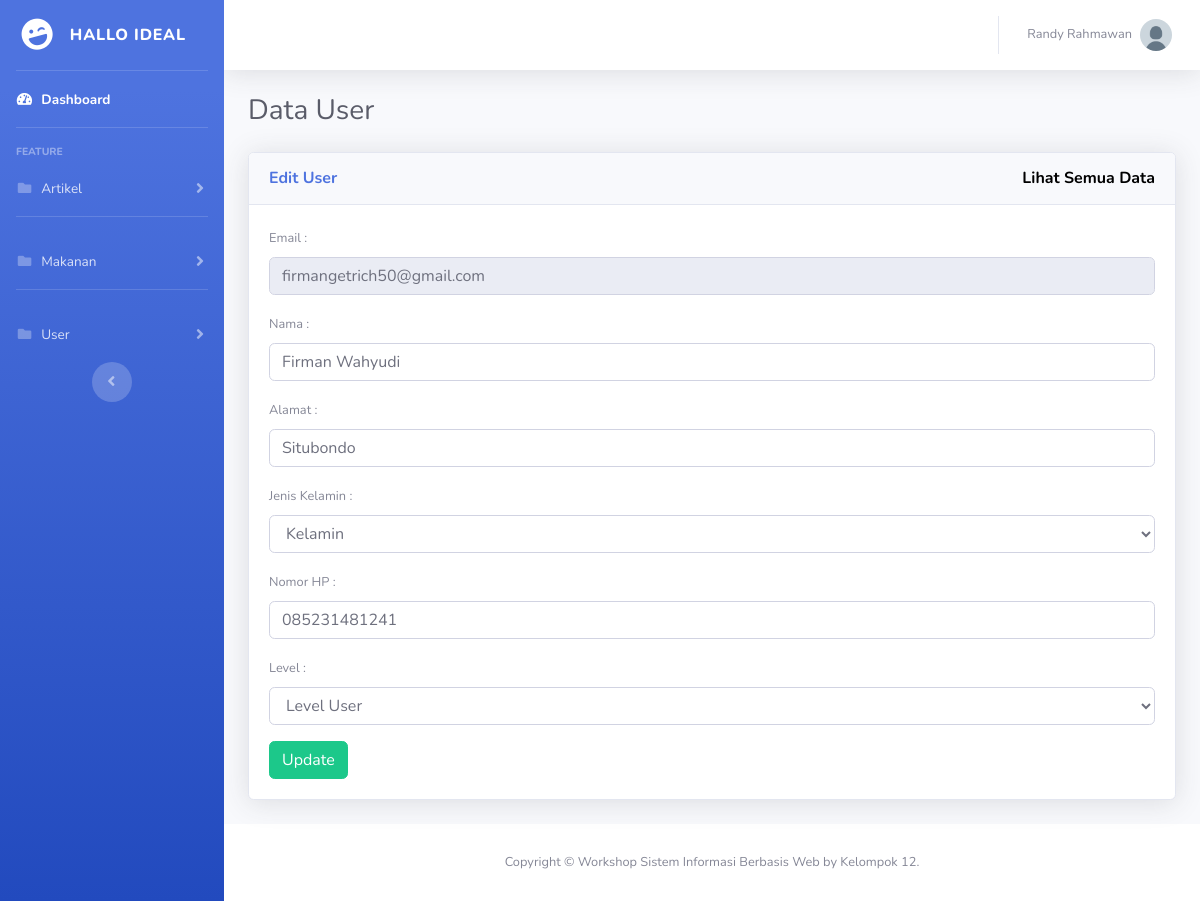
The app's page /admin/user_edit.php?id=2 (signed in) with its own data.
### tables this page shows
CREATE TABLE `tb_user` (
  `id_user` int(2) NOT NULL,
  `foto` varchar(225) DEFAULT NULL,
  `nama` varchar(60) DEFAULT NULL,
  `alamat` varchar(50) DEFAULT NULL,
  `kelamin` varchar(20) DEFAULT NULL,
  `nohp` varchar(15) DEFAULT NULL,
  `password` varchar(32) DEFAULT NULL,
  `email` varchar(32) DEFAULT NULL,
  `id_level` int(2) DEFAULT NULL
);

### admin/user_edit.php (the view, shortened to what this page needs)
<?php include '../include/header.php'; ?>
		<div class="container-fluid">
          <div class="d-sm-flex align-items-cnter justify-content-between mb-4">
            <h1 class="h3 mb-0 text-gray-800">Data User</h1>
            <?php
                include 'koneksi.php';
                $id = $_GET['id'];
                $query = mysqli_query($koneksi,"SELECT * FROM tb_user WHERE id_user = '$id'");
             ?>
          </div>
          <div class="row">
                <div class="col-xl-12 col-lg-7">
                        <?php while ($array = mysqli_fetch_array($query)) { ?>
                    <div class="card shadow mb-4">
                        <div class="card-header py-3">
                          <h6 class="m-0 font-weight-bold text-primary">Edit User <a href="user.php" class="tombol"> Lihat Semua Data </a></h6>
                        </div>
                        <div class="card-body">
                            <form action="user_update.php" method="POST">
                                <div class="form-group">
                                    <label><small>Email :</small></label>
                                    <input type="email" class="form-control form-control-user" name="email" id="email" placeholder="Email" required value="<?php echo $array['email']; ?>" readonly>
                                </div>
                                <div class="form-group">
                                    <label><small>Nama :</small></label>
                                    <input type="text" class="form-control form-control-user" name="nama" id="nama" placeholder="Nama" required value="<?php echo $array['nama']; ?>">
                                </div>
                                <div class="form-group">
                                    <label><small>Alamat :</small></label>
                                    <input type="text" class="form-control form-control-user" name="alamat" id="alamat" placeholder="Alamat" required value="<?php echo $array['alamat']; ?>">
                                </div>
                                <div class="form-group">
                                    <label><small>Jenis Kelamin :</small></label>
                                    <select class="form-control form-control-user" name="kelamin">
                                        <option>Kelamin</option>
                                    </select>
                                </div>
                                <div class="form-group">
                                    <label><small>Nomor HP :</small></label>
                                    <input type="number" class="form-control form-control-user" name="nohp" id="nohp" placeholder="Nomor Handphone" required value="<?php echo $array['nohp']; ?>">
                                </div>
                                <div class="form-group">
                                    <label><small>Level :</small></label>
                                    <select class="form-control form-control-user" name="level">
                                        <option>Level User</option>
                                    </select>
                                </div>
                                <button type="submit" class="btn btn-success" name="update">Update</button>
                            </form>
                        </div>
                    </div>
                    <?php } ?>
                </div>
            </div>
        </div>
<?php include '../include/footer.php'; ?>

### include/header.php (shortened to what this page needs)
<?php
   $id_user = $_SESSION['user_id'];
   include '../koneksi.php';
   $getUser = mysqli_query($koneksi, "SELECT * from tb_user where id_user='$id_user'");
   $data = mysqli_fetch_array($getUser);
   $foto = 'default_avatar.png';
 ?>
<!DOCTYPE html>
<html lang="en">
<head>
  <link href="../vendor/fontawesome-free/css/all.min.css" rel="stylesheet" type="text/css">
  <link href="../css/sb-admin-2.min.css" rel="stylesheet">
</head>
<body id="page-top">
  <div id="wrapper">
  	<?php
  		include 'sidebar.php';
  	 ?>
    <div id="content-wrapper" class="d-flex flex-column">
      <div id="content">
        <nav class="navbar navbar-expand navbar-light bg-white topbar mb-4 static-top shadow">
          <ul class="navbar-nav ml-auto">
            <li class="nav-item dropdown no-arrow">
              <a class="nav-link dropdown-toggle" href="#" id="userDropdown" role="button" data-toggle="dropdown" aria-haspopup="true" aria-expanded="false">
                <span class="mr-2 d-none d-lg-inline text-gray-600 small"><?php echo $data['nama']; ?></span>
                <img class="img-profile rounded-circle" src="gambar/<?php echo $foto; ?>">
              </a>
            </li>
          </ul>
        </nav>

### include/header.php (style rules this page uses)
.tombol { float:right; color: black; }

### records on screen
tb_user: nama "Randy Rahmawan"
tb_user: email "firmangetrich50@gmail.com", nama "Firman Wahyudi", alamat "Situbondo", nohp "085231481241"
